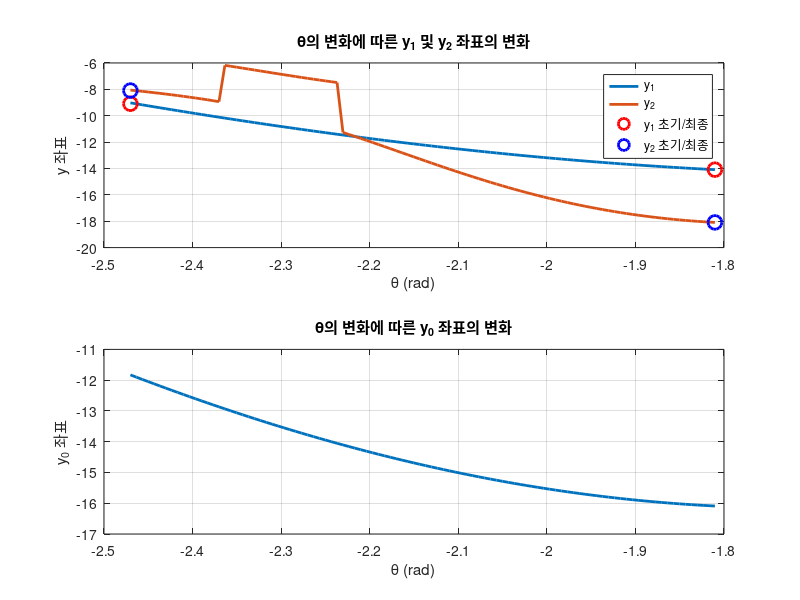

This chart was generated by the following MATLAB code:
% 초기 좌표 설정
x1_0 = -3.44; y1_0 = -14.09; % 들것, 링크 1의 초기 좌표
x2_0 = -3.44; y2_0 = -18.09; % 들것, 링크 2의 초기 좌표
a = -15.40; b = -17.07;      % 구동부 아닌 고정관절의 좌표
x0 = -1.44; y0 = -16.09;     % 무게중심 초기 좌표

% 최종 좌표 설정
x1_f = -11.44; y1_f = -9.09; % 들것, 링크 1의 최종 좌표
x2_f = -7.44; y2_f = -8.09;  % 들것, 링크 2의 최종 좌표

% 링크 길이 계산
L1 = sqrt(x1_0^2 + y1_0^2);  % 링크 1의 길이 (구동부 기준)
L2 = sqrt((x2_0 - x1_0)^2 + (y2_0 - y1_0)^2); % 링크 1과 링크 2 사이의 길이
L3 = sqrt((a - x2_0)^2 + (b - y2_0)^2); % 링크 2와 고정관절 사이의 길이

% 초기 각도 계산
theta0 = atan2(y1_0, x1_0); % 링크 1의 초기 각도
phi0 = atan2(y2_0 - y1_0, x2_0 - x1_0); % 링크 2의 초기 각도
alpha0 = atan2(b - y2_0, a - x2_0); % 링크 2와 고정관절 사이의 초기 각도

% 최종 각도 계산
theta_f = atan2(y1_f, x1_f); % 링크 1의 최종 각도
phi_f = atan2(y2_f - y1_f, x2_f - x1_f); % 링크 2의 최종 각도

% theta의 변화 범위 설정
theta_values = linspace(theta0, theta_f, 100); % 초기 각도에서 최종 각도까지
y1_values = zeros(size(theta_values));
y2_values = zeros(size(theta_values));
y0_values = zeros(size(theta_values));

options = optimset('Display', 'none');

for i = 1:length(theta_values)
    theta = theta_values(i);
    
    % 링크 1의 새로운 좌표 계산
    x1 = L1 * cos(theta);
    y1 = L1 * sin(theta);
    y1_values(i) = y1;

    % 연립 방정식을 수치적으로 풀기
    fun = @(vars) [
        L1 * cos(theta) + L2 * cos(vars(1)) + L3 * cos(vars(2)) - a;
        L1 * sin(theta) + L2 * sin(vars(1)) + L3 * sin(vars(2)) - b
    ];
    
    vars0 = [phi0, alpha0]; % 초기 추정값 설정
    sol = fsolve(fun, vars0, options);
    phi = sol(1);
    alpha = sol(2);

        % 링크 2의 새로운 좌표 계산
    x2 = x1 + L2 * cos(phi);
    y2 = y1 + L2 * sin(phi);
    y2_values(i) = y2;

    % 무게중심의 새로운 좌표 계산 (회전 변환 좌표계 사용)
    % 초기 무게중심 좌표와 링크 좌표간의 관계 유지
    x0_rel = cos(-theta0) * (x0 - x1_0) - sin(-theta0) * (y0 - y1_0);
    y0_rel = sin(-theta0) * (x0 - x1_0) + cos(-theta0) * (y0 - y1_0);

    % 변환된 좌표를 기준 좌표계로 다시 변환
    x0_new = x1 + cos(theta) * x0_rel - sin(theta) * y0_rel;
    y0_new = y1 + sin(theta) * x0_rel + cos(theta) * y0_rel;

    y0_values(i) = y0_new;
end

% 그래프 그리기
figure;
subplot(2, 1, 1); % 첫 번째 그래프
plot(theta_values, y1_values, 'LineWidth', 2);
hold on;
plot(theta_values, y2_values, 'LineWidth', 2);
plot([theta0, theta_f], [y1_0, y1_f], 'ro', 'MarkerSize', 10, 'LineWidth', 2); % 초기 및 최종 좌표 표시
plot([theta0, theta_f], [y2_0, y2_f], 'bo', 'MarkerSize', 10, 'LineWidth', 2); % 초기 및 최종 좌표 표시
xlabel('\theta (rad)');
ylabel('y 좌표');
title('\theta의 변화에 따른 y_1 및 y_2 좌표의 변화');
legend('y_1', 'y_2', 'y_1 초기/최종', 'y_2 초기/최종');
grid on;

subplot(2, 1, 2); % 두 번째 그래프
plot(theta_values, y0_values, 'LineWidth', 2);
xlabel('\theta (rad)');
ylabel('y_0 좌표');
title('\theta의 변화에 따른 y_0 좌표의 변화');
grid on;

% y1, y2, y0 값 출력
disp('y1_values:');
disp(y1_values);
disp('y2_values:');
disp(y2_values);
disp('y0_values:');
disp(y0_values);
